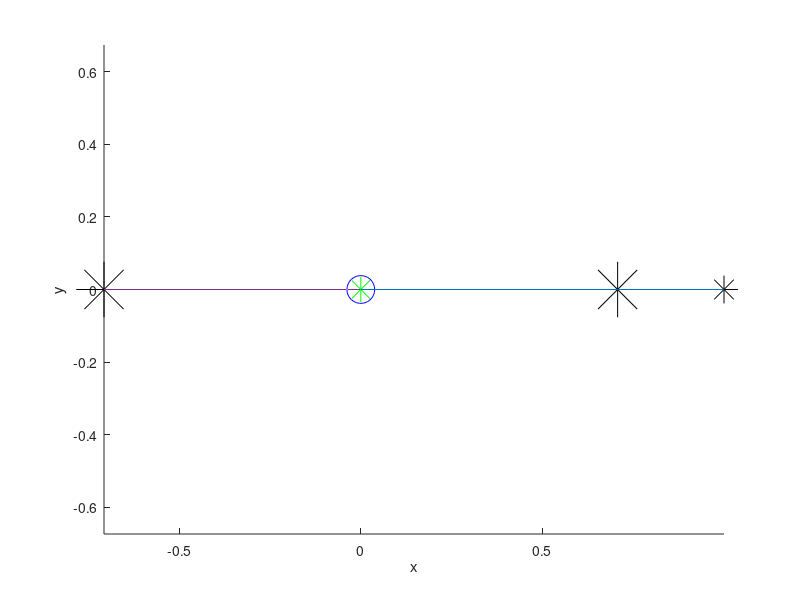

The MATLAB script that drew this image:
clc
clear all
close all

A = [1 0 0];
B = [0 0 1];
T = [0.5 0 -0.5];
T = T/norm(T);
Origin = [0 0 0];

v = cross(A,B);
ssc = [0 -v(3) v(2); v(3) 0 -v(1); -v(2) v(1) 0];
R = eye(3) + ssc + ssc^2*(1-dot(A,B))/(norm(v))^2;

lineA = [0, 0, 0; A];

rotatedVec = A*R;
rT = T*R;

lineT = [0, 0, 0; T];
lineRT = [0 0 0; rT];
lineR = [0, 0, 0; rotatedVec];

figure()
xlabel('x');
ylabel('y');
zlabel('z');
hold on;
axis equal;
plot3(Origin(1), Origin(2), Origin(3), 'ob', 'MarkerSize', 20);
plot3(A(1), A(2), A(3), '*k', 'MarkerSize', 20);
plot3(rotatedVec(1), rotatedVec(2), rotatedVec(3), '*g', 'MarkerSize', 20);
plot3(rT(1), rT(2), rT(3), '*k', 'MarkerSize', 40);
plot3(T(1), T(2), T(3), '*k', 'MarkerSize', 40);
plot3(lineA(:,1), lineA(:,2), lineA(:,3));
plot3(lineT(:,1), lineT(:,2), lineT(:,3));
plot3(lineR(:,1), lineR(:,2), lineR(:,3));
plot3(lineRT(:,1), lineRT(:,2), lineRT(:,3));
hold off;
